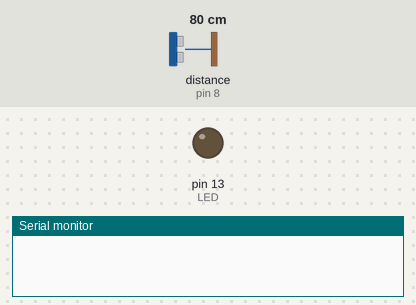
Bench run of a sketch on a simulated Arduino Uno, built with avr-gcc and run on an emulated ATmega328P. Shown: output pins drawn as LEDs (lit = HIGH), the last lines printed to the serial monitor. Wiring (inferred from the names in the program): ultrasonic range finder: trigger pin 7; echo pin 8. Inputs (shaded band) come from the test bench; at power-on: distance to the obstacle (sensor on pin 8) 80 cm. The echo pulse lasts 58.3 µs per cm; pins used as bus, display or sensor lines are not drawn.

Above: at 1.2 s.
1.3 s: distance to the obstacle (sensor on pin 8) set to 22 cm
2.8 s: distance to the obstacle (sensor on pin 8) set to 18 cm
At 3.5 s:
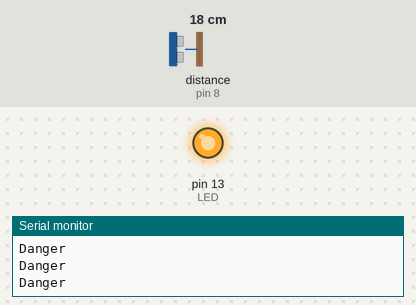
4.3 s: distance to the obstacle (sensor on pin 8) set to 35 cm
At 5.5 s:
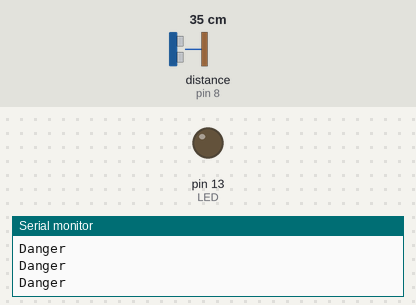
5.8 s: distance to the obstacle (sensor on pin 8) set to 17 cm
At 6.8 s:
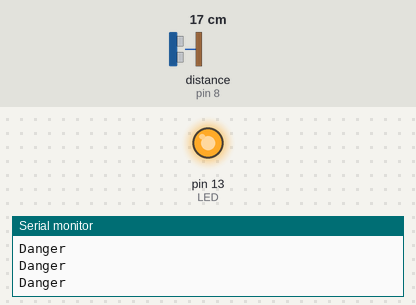
Timing chart, 0 to 8.3 s (numbered marks = the images above; inputs shaded):
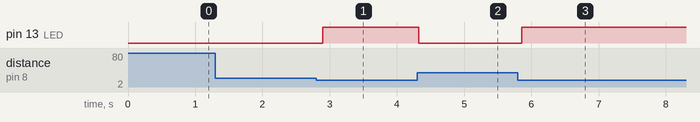

Measured:
- the behaviour switches between 21 and 20 cm on distance to the obstacle (sensor on pin 8) (found by bisection; images 0 and 1)
- after the input at 1.3 s, every drawn part: stays the same
- after the input at 2.8 s, pin 13 (LED): LOW → HIGH after 0.10 s
- after the input at 4.3 s, pin 13 (LED): HIGH → LOW at once
- after the input at 5.8 s, pin 13 (LED): LOW → HIGH after 0.06 s

The sketch:

Demo_conditionnel_distance.ino
```cpp
#define TRIG_PIN  7
#define ECHO_PIN  8
#define LED      13

void setup() {
  pinMode(TRIG_PIN, OUTPUT);
  pinMode(ECHO_PIN, INPUT);
  pinMode(LED, OUTPUT);

  Serial.begin(9600);
}

void loop() {
  float obstacle = capteurDistance();

  if(obstacle > 20){
    digitalWrite(LED, LOW);
  }
  else if (obstacle <= 20 && obstacle > 10) {
    digitalWrite(LED, HIGH);
    Serial.println("Danger");
  }
  else {
    Serial.println("Collision");
  }

  delay(100);
}

float capteurDistance() {
  digitalWrite(TRIG_PIN, HIGH);
  delayMicroseconds(10);
  digitalWrite(TRIG_PIN, LOW);
  delayMicroseconds(10);

  long temps = pulseIn(ECHO_PIN, HIGH);

  // calculer la distance en centimètres
  float distance = (temps * 340.0 / 10000.0) / 2.0;

  return distance;
}
```
